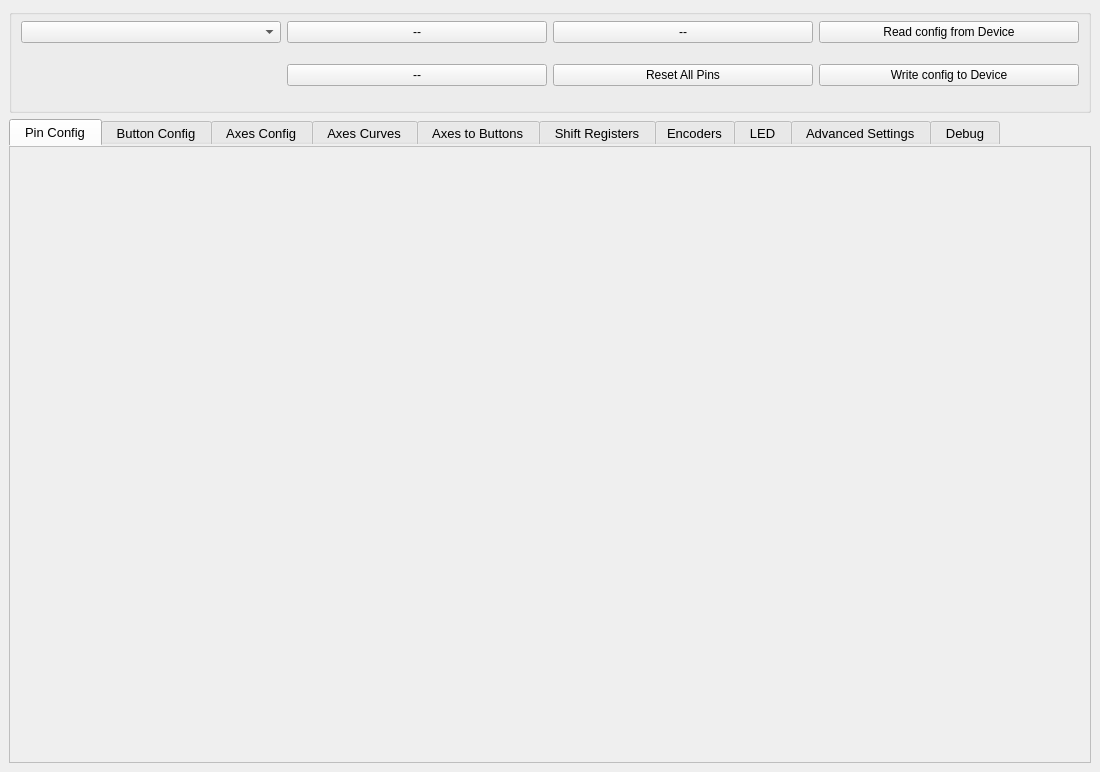
<?xml version="1.0" encoding="UTF-8"?>
<ui version="4.0">
 <class>MainWindow</class>
 <widget class="QMainWindow" name="MainWindow">
  <property name="geometry">
   <rect>
    <x>0</x>
    <y>0</y>
    <width>1100</width>
    <height>772</height>
   </rect>
  </property>
  <property name="minimumSize">
   <size>
    <width>900</width>
    <height>515</height>
   </size>
  </property>
  <property name="windowTitle">
   <string notr="true">FreeJoy QtConfigurator</string>
  </property>
  <widget class="QWidget" name="centralwidget">
   <layout class="QVBoxLayout" name="verticalLayout" stretch="3,20">
    <item>
     <layout class="QGridLayout" name="gridLayout_6" rowstretch="0,0">
      <property name="topMargin">
       <number>0</number>
      </property>
      <item row="0" column="0" rowspan="2">
       <widget class="QGroupBox" name="groupBox_4">
        <property name="minimumSize">
         <size>
          <width>0</width>
          <height>0</height>
         </size>
        </property>
        <property name="title">
         <string/>
        </property>
        <layout class="QGridLayout" name="gridLayout_7" rowstretch="0,0,0,0">
         <property name="topMargin">
          <number>6</number>
         </property>
         <item row="1" column="2" rowspan="3">
          <widget class="QPushButton" name="pushButton_ResetAllPins">
           <property name="text">
            <string>Reset All Pins</string>
           </property>
          </widget>
         </item>
         <item row="2" column="0">
          <widget class="QLabel" name="label_FirmwareVersion">
           <property name="minimumSize">
            <size>
             <width>0</width>
             <height>20</height>
            </size>
           </property>
           <property name="text">
            <string/>
           </property>
           <property name="alignment">
            <set>Qt::AlignCenter</set>
           </property>
          </widget>
         </item>
         <item row="0" column="1">
          <widget class="QPushButton" name="pushButton_11">
           <property name="text">
            <string>--</string>
           </property>
          </widget>
         </item>
         <item row="1" column="3" rowspan="3">
          <widget class="QPushButton" name="pushButton_WriteConfig">
           <property name="text">
            <string>Write config to Device</string>
           </property>
          </widget>
         </item>
         <item row="0" column="2">
          <widget class="QPushButton" name="pushButton_16">
           <property name="text">
            <string>--</string>
           </property>
          </widget>
         </item>
         <item row="1" column="1" rowspan="3">
          <widget class="QPushButton" name="pushButton_13">
           <property name="text">
            <string>--</string>
           </property>
          </widget>
         </item>
         <item row="0" column="0">
          <widget class="QComboBox" name="comboBox_HidDeviceList"/>
         </item>
         <item row="0" column="3">
          <widget class="QPushButton" name="pushButton_ReadConfig">
           <property name="styleSheet">
            <string notr="true"/>
           </property>
           <property name="text">
            <string>Read config from Device</string>
           </property>
          </widget>
         </item>
         <item row="1" column="0">
          <widget class="QLabel" name="label_DeviceStatus">
           <property name="minimumSize">
            <size>
             <width>0</width>
             <height>20</height>
            </size>
           </property>
           <property name="text">
            <string/>
           </property>
           <property name="alignment">
            <set>Qt::AlignCenter</set>
           </property>
          </widget>
         </item>
        </layout>
       </widget>
      </item>
     </layout>
    </item>
    <item>
     <widget class="QTabWidget" name="tabWidget">
      <property name="baseSize">
       <size>
        <width>0</width>
        <height>0</height>
       </size>
      </property>
      <property name="font">
       <font>
        <pointsize>10</pointsize>
       </font>
      </property>
      <property name="styleSheet">
       <string notr="true">QTabWidget::pane
{
border-top: 1px solid rgb(190, 190, 190);
border-left: 1px solid rgb(190, 190, 190);
border-right: 1px solid rgb(190, 190, 190);
border-bottom: 1px solid rgb(190, 190, 190);
}</string>
      </property>
      <property name="tabShape">
       <enum>QTabWidget::Rounded</enum>
      </property>
      <property name="currentIndex">
       <number>0</number>
      </property>
      <property name="documentMode">
       <bool>false</bool>
      </property>
      <property name="movable">
       <bool>true</bool>
      </property>
      <property name="tabBarAutoHide">
       <bool>false</bool>
      </property>
      <widget class="QWidget" name="tab_PinConfig">
       <attribute name="title">
        <string> Pin Config </string>
       </attribute>
       <layout class="QVBoxLayout" name="layoutV_tabPinConfig">
        <property name="leftMargin">
         <number>0</number>
        </property>
        <property name="topMargin">
         <number>9</number>
        </property>
        <property name="rightMargin">
         <number>0</number>
        </property>
        <property name="bottomMargin">
         <number>9</number>
        </property>
       </layout>
      </widget>
      <widget class="QWidget" name="tab_ButtonConfig">
       <attribute name="title">
        <string> Button Config </string>
       </attribute>
       <layout class="QVBoxLayout" name="layoutV_tabButtonConfig">
        <property name="leftMargin">
         <number>0</number>
        </property>
        <property name="topMargin">
         <number>0</number>
        </property>
        <property name="rightMargin">
         <number>0</number>
        </property>
        <property name="bottomMargin">
         <number>0</number>
        </property>
       </layout>
      </widget>
      <widget class="QWidget" name="tab_AxesConfig">
       <attribute name="title">
        <string> Axes Config </string>
       </attribute>
       <layout class="QVBoxLayout" name="layoutV_tabAxesConfig">
        <property name="spacing">
         <number>0</number>
        </property>
        <property name="leftMargin">
         <number>0</number>
        </property>
        <property name="topMargin">
         <number>0</number>
        </property>
        <property name="rightMargin">
         <number>0</number>
        </property>
        <property name="bottomMargin">
         <number>0</number>
        </property>
       </layout>
      </widget>
      <widget class="QWidget" name="tab_AxesCurves">
       <attribute name="title">
        <string> Axes Curves </string>
       </attribute>
       <layout class="QVBoxLayout" name="layoutV_tabAxesCurvesConfig">
        <property name="spacing">
         <number>0</number>
        </property>
        <property name="leftMargin">
         <number>0</number>
        </property>
        <property name="topMargin">
         <number>0</number>
        </property>
        <property name="rightMargin">
         <number>0</number>
        </property>
        <property name="bottomMargin">
         <number>0</number>
        </property>
       </layout>
      </widget>
      <widget class="QWidget" name="tab_AxesToButtons">
       <attribute name="title">
        <string> Axes to Buttons </string>
       </attribute>
       <layout class="QVBoxLayout" name="layoutV_tabAxesToButtons">
        <property name="spacing">
         <number>0</number>
        </property>
        <property name="leftMargin">
         <number>0</number>
        </property>
        <property name="topMargin">
         <number>0</number>
        </property>
        <property name="rightMargin">
         <number>0</number>
        </property>
        <property name="bottomMargin">
         <number>0</number>
        </property>
       </layout>
      </widget>
      <widget class="QWidget" name="tab_ShiftRegisters">
       <attribute name="title">
        <string> Shift Registers </string>
       </attribute>
       <layout class="QVBoxLayout" name="layoutV_tabShiftRegistersConfig">
        <property name="spacing">
         <number>0</number>
        </property>
        <property name="leftMargin">
         <number>0</number>
        </property>
        <property name="topMargin">
         <number>0</number>
        </property>
        <property name="rightMargin">
         <number>0</number>
        </property>
        <property name="bottomMargin">
         <number>0</number>
        </property>
       </layout>
      </widget>
      <widget class="QWidget" name="tab_Encoders">
       <attribute name="title">
        <string>Encoders</string>
       </attribute>
       <layout class="QVBoxLayout" name="layoutV_tabEncodersConfig">
        <property name="spacing">
         <number>0</number>
        </property>
        <property name="leftMargin">
         <number>0</number>
        </property>
        <property name="topMargin">
         <number>0</number>
        </property>
        <property name="rightMargin">
         <number>0</number>
        </property>
        <property name="bottomMargin">
         <number>0</number>
        </property>
       </layout>
      </widget>
      <widget class="QWidget" name="tab_LED">
       <attribute name="title">
        <string> LED </string>
       </attribute>
       <layout class="QVBoxLayout" name="layoutV_tabLedConfig">
        <property name="leftMargin">
         <number>0</number>
        </property>
        <property name="topMargin">
         <number>0</number>
        </property>
        <property name="rightMargin">
         <number>0</number>
        </property>
        <property name="bottomMargin">
         <number>0</number>
        </property>
       </layout>
      </widget>
      <widget class="QWidget" name="tab_AdvancedSettings">
       <attribute name="title">
        <string> Advanced Settings </string>
       </attribute>
       <layout class="QGridLayout" name="gridLayout_11">
        <item row="0" column="0">
         <widget class="AdvancedSettings" name="widget_2" native="true"/>
        </item>
       </layout>
      </widget>
      <widget class="QWidget" name="tab_Debug">
       <attribute name="title">
        <string> Debug </string>
       </attribute>
       <widget class="QLabel" name="label_DebDeviceName">
        <property name="geometry">
         <rect>
          <x>120</x>
          <y>20</y>
          <width>171</width>
          <height>21</height>
         </rect>
        </property>
        <property name="font">
         <font>
          <pointsize>12</pointsize>
         </font>
        </property>
        <property name="text">
         <string>TextLabel</string>
        </property>
        <property name="alignment">
         <set>Qt::AlignCenter</set>
        </property>
       </widget>
       <widget class="QLabel" name="label_3">
        <property name="geometry">
         <rect>
          <x>400</x>
          <y>0</y>
          <width>121</width>
          <height>20</height>
         </rect>
        </property>
        <property name="text">
         <string>REPORT_ID_JOY count</string>
        </property>
        <property name="alignment">
         <set>Qt::AlignCenter</set>
        </property>
       </widget>
       <widget class="QLineEdit" name="lineEdit">
        <property name="geometry">
         <rect>
          <x>410</x>
          <y>20</y>
          <width>101</width>
          <height>31</height>
         </rect>
        </property>
        <property name="alignment">
         <set>Qt::AlignCenter</set>
        </property>
        <property name="readOnly">
         <bool>false</bool>
        </property>
       </widget>
       <widget class="QLabel" name="label_DebDeviceStatus">
        <property name="geometry">
         <rect>
          <x>480</x>
          <y>70</y>
          <width>161</width>
          <height>51</height>
         </rect>
        </property>
        <property name="font">
         <font>
          <pointsize>20</pointsize>
         </font>
        </property>
        <property name="text">
         <string>Connected</string>
        </property>
        <property name="alignment">
         <set>Qt::AlignCenter</set>
        </property>
       </widget>
       <widget class="QLabel" name="label_2">
        <property name="geometry">
         <rect>
          <x>160</x>
          <y>0</y>
          <width>91</width>
          <height>20</height>
         </rect>
        </property>
        <property name="text">
         <string>Device name:</string>
        </property>
        <property name="alignment">
         <set>Qt::AlignCenter</set>
        </property>
       </widget>
       <widget class="QLabel" name="label_VID">
        <property name="geometry">
         <rect>
          <x>310</x>
          <y>30</y>
          <width>47</width>
          <height>13</height>
         </rect>
        </property>
        <property name="text">
         <string>TextLabel</string>
        </property>
       </widget>
      </widget>
     </widget>
    </item>
   </layout>
  </widget>
 </widget>
 <customwidgets>
  <customwidget>
   <class>AdvancedSettings</class>
   <extends>QWidget</extends>
   <header>widgets/advancedsettings.h</header>
   <container>1</container>
  </customwidget>
 </customwidgets>
 <resources/>
 <connections/>
</ui>
